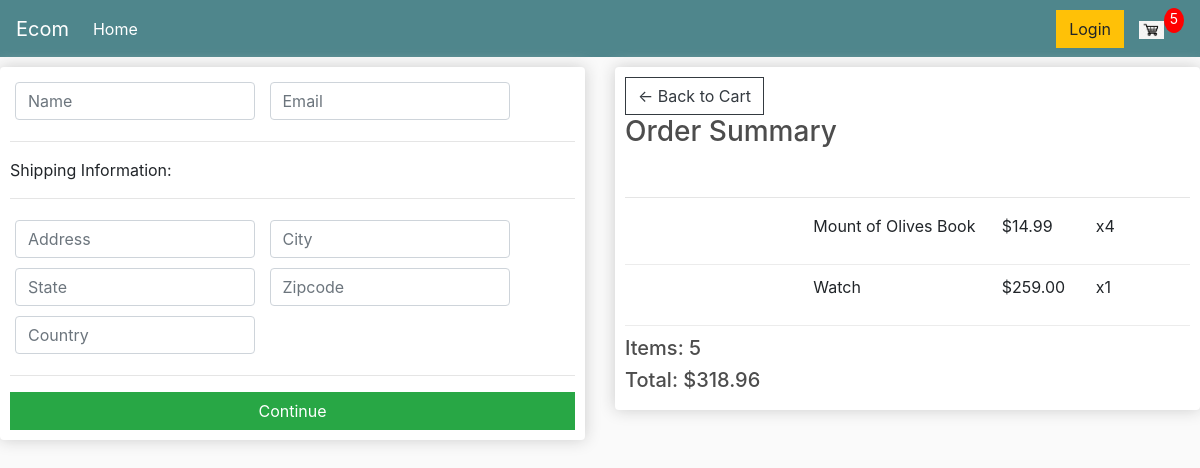
/checkout/ (signed in), run on an earlier commit of the app's database.
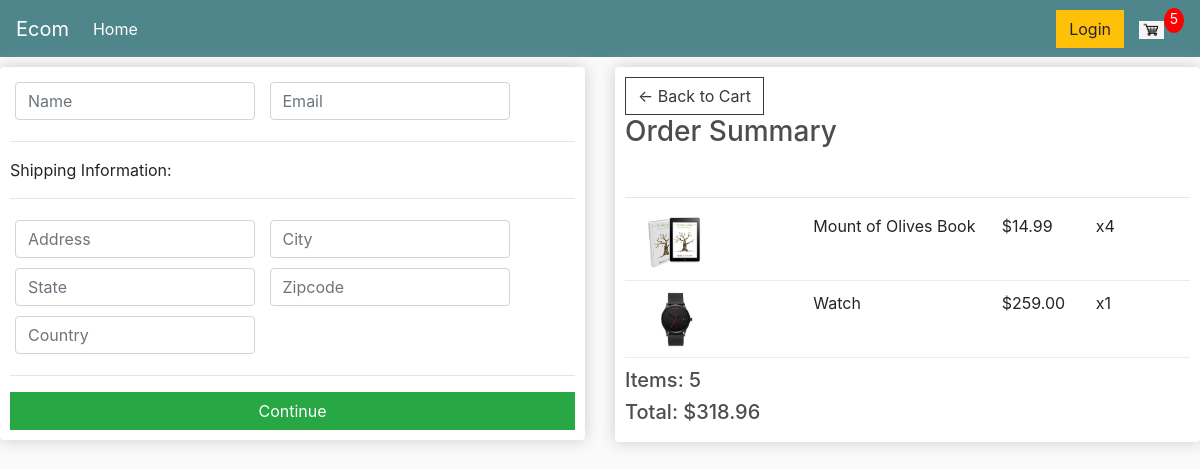
And on a later commit of the database.
### store/models.py (models this page shows, shortened)
class OrderItem(models.Model):
    product = models.ForeignKey(Product, on_delete=models.SET_NULL, null=True)
    order = models.ForeignKey(Order, on_delete=models.SET_NULL, null=True)
    quantity = models.IntegerField(default=0, null=True, blank=True)
    date_added = models.DateTimeField(auto_now_add=True)
    @property
    def get_total(self):
        total =self.product.price * self.quantity
        return total

class Product(models.Model):
    name = models.CharField(max_length=200, null=True)
    price = models.FloatField()
    digital = models.BooleanField(default=False, null=True, blank=False)
    image = models.ImageField(null=True, blank=True)
    @property
    def imageURL(self):
        try:
            url = self.image.url
        except:
            url = ''
        return url

### store/views.py (the view)
# urls.py: path("checkout/", checkout, name='checkout'),
def checkout(request):
	data = cartData(request)
	cartItems = data['cartItems']
	order = data['order']
	items = data['items']
	context = {'items': items, 'order': order, 'cartItems':cartItems}
	return render(request, "store/checkout.html", context)

### store/models.py (called while the page is built)
    @property
    def shipping(self):
        shipping = False
        orderitems = self.orderitem_set.all()
        for i in orderitems:
            if i.product.digital == False:
                shipping = True
        return shipping

    @property
    def get_cart_total(self):
        orderitems = self.orderitem_set.all()
        total = sum([item.get_total for item in orderitems])
        return total

    def get_cart_items(self):
        orderitems = self.orderitem_set.all()
        total = sum([item.quantity for item in orderitems])
        return total

### store/utils.py (called while the page is built)
def cartData(request):
	if request.user.is_authenticated:
		customer = request.user.customer
		order, created = Order.objects.get_or_create(customer=customer, complete=False)
		items = order.orderitem_set.all()
		cartItems = order.get_cart_items
	else:
		cookieData = cookieCart(request)
		cartItems = cookieData['cartItems']
		order = cookieData['order']
		items = cookieData['items']
	return {'cartItems':cartItems ,'order':order, 'items':items}

### store/templates/store/checkout.html (shortened to what this page needs)
{% extends 'store/main.html' %}
{% load static %}
{% block content %}
<div class="row">
    <div class="col-lg-6">
        <div class="box-element" id="form-wrapper">
            <form id="form">
                <div id="user-info">
                   <div class="form-field">
                        <input required class="form-control" type="text" placeholder="Name" name="name">
                    </div>
                    <div class="form-field">
                        <input required class="form-control" type="email" placeholder="Email" name="email">
                    </div>
                </div>
                <div id="shipping-info">
                    <hr>
                    <p>Shipping Information:</p>
                    <hr>
                    <div class="form-field">
                        <input class="form-control" type="text" placeholder="Address" name="address">
                    </div>
                    <div class="form-field">
                        <input class="form-control" type="text" placeholder="City" name="city">
                    </div>
                    <div class="form-field">
                        <input class="form-control" type="text" placeholder="State" name="state">
                    </div>
                    <div class="form-field">
                        <input class="form-control" type="text" placeholder="Zipcode" name="zipcode">
                    </div>
                    <div class="form-field">
                        <input class="form-control" type="text" placeholder="Country" name="country">
                    </div>
                    </div>
                <hr>
                <input id="form-button" class="btn btn-success btn-block" type="submit" value="Continue"/>
            </form>
        </div>
        <br>
    </div>
    <div class="col-lg-6">
        <div class="box-element">
            <a class="btn btn-outline-dark" href="{% url 'cart' %}">&#x2190;
                Back to Cart
            </a>
            <br>
            <h3>Order Summary</h3>
            <br>
            <hr>
            {% for item in items %}
            <div class="cart-row">
                <div style="flex: 2;"><img  class="row-image" src="{{item.product.imageURL}}"></div>
                <div style="flex: 2;"><p>{{item.product.name}}</p></div>
                <div style="flex: 1;"><p>${{item.product.price|floatformat:2}}</p></div>
                <div style="flex: 1;"><p>x{{item.quantity}}</p></div>
            </div>
            {% endfor %}
            <h5>Items: {{ order.get_cart_items }}</h5>
            <h5>Total: ${{order.get_cart_total|floatformat:2}}</h5>
        </div>
    </div>
</div>
{% endblock %}

What changed in the data, as far as the page shows it:
changed through a linked row, OrderItem "Mount of Olives Book": product.imageURL: picture added
changed through a linked row, OrderItem "Watch": product.imageURL: picture added
